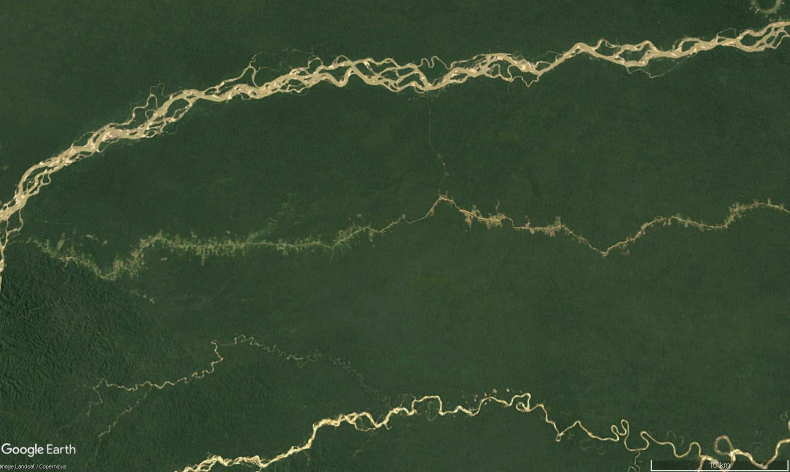
#> input picture imgs/1-1999.jpg, 1579 x 944 px, found by its file name (shown at 1/2 size)
$ jupyter execute comparar_SIFT_CNN.ipynb
#> lines starting #> are read from the running program, lines starting #| are printed output that depends on the picture; after the words box and inside, x2 and y2 are one past the last pixel; in counts of white or black regions, pixels touching at a corner belong together
[cell 1]
import cv2
import numpy as np

[cell 2]
#importar las imágenes
img1 = cv2.imread("deforestacion/imgs/1-1999.jpg")
#> img1 is the input picture: shape (944, 1579, 3); mean B, G, R 48.5, 72.8, 54.5
img2 = cv2.imread("deforestacion/imgs/1-2016.jpg")
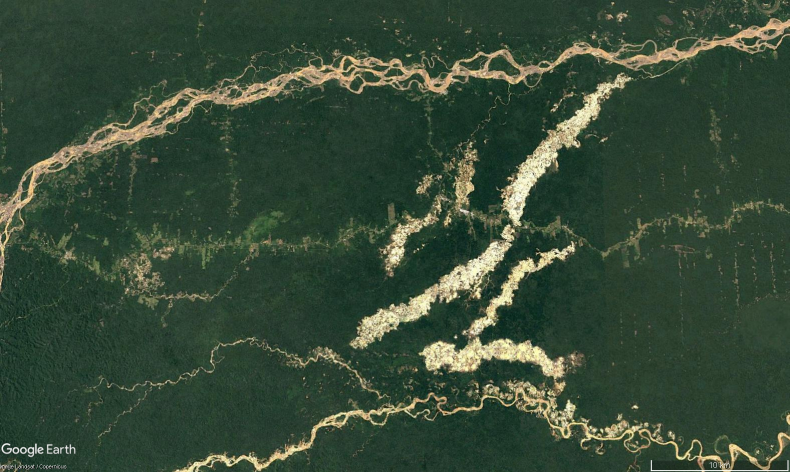
#> input picture imgs/1-2016.jpg, 1579 x 944 px, found by its file name (shown at 1/2 size)
#> img2 is the input picture: shape (944, 1579, 3); mean B, G, R 55.4, 74.3, 55.3

img3 = cv2.imread("deforestacion/imgs/1-1999.jpg")
img4 = cv2.imread("deforestacion/imgs/1-2016.jpg")

[cell 3]
#Convertir la imagen a HSV:
hsv1 = cv2.cvtColor(img1, cv2.COLOR_BGR2HSV)
#> hsv1: shape (944, 1579, 3); mean H, S, V 54.1, 87.2, 73.1
hsv2 = cv2.cvtColor(img2, cv2.COLOR_BGR2HSV)
#> hsv2: shape (944, 1579, 3); mean H, S, V 62.6, 94.6, 75.5

[cell 4]
#Establecemos el rango mínimo y máximo de HSV:
verde_bajos = np.array([35,0,0])
verde_altos = np.array([85, 255, 255])

[cell 5]
#Detectamos los píxeles que estén dentro del rango
#que hemos establecido:
mask1 = cv2.inRange(hsv1, verde_bajos, verde_altos)
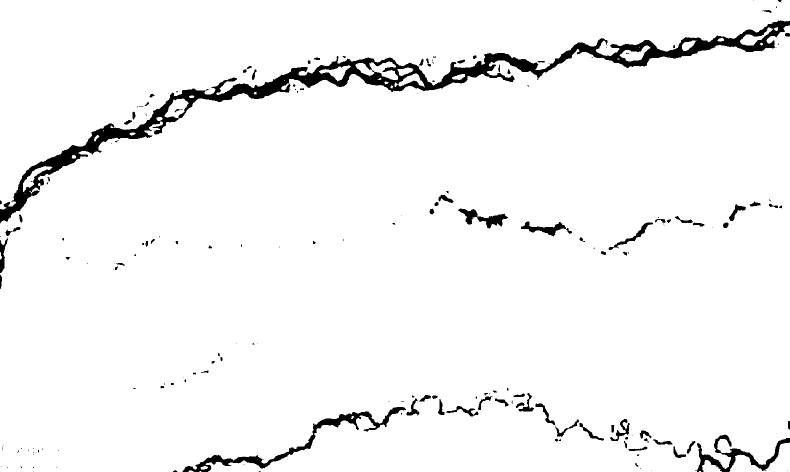
#> mask1: shape (944, 1579) (shown at 1/2 size); 96% white; 189 black regions (98 under 20 px), largest, box (x1, y1, x2, y2) and area: (0, 41, 1579, 447) 38846, (365, 814, 812, 944) 5503, (1390, 869, 1579, 944) 3250
mask2 = cv2.inRange(hsv2, verde_bajos, verde_altos)
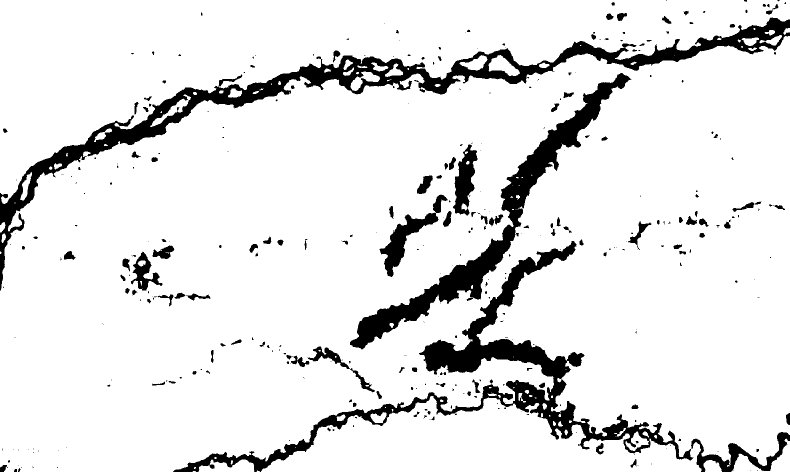
#> mask2: shape (944, 1579) (shown at 1/2 size); 89.6% white; 373 black regions (230 under 20 px), largest, box (x1, y1, x2, y2) and area: (0, 35, 1579, 582) 51402, (346, 482, 1387, 944) 43582, (700, 146, 1263, 699) 30126

[cell 6]
#Creamos un kernel:
kernel1 = np.ones((6,6),np.uint8) #Matriz de 6x6 llena de '1'
kernel2 = np.ones((6,6),np.uint8) #Matriz de 6x6 llena de '1'

[cell 7]
#Eliminamos el ruido con un CLOSE seguido de un OPEN:
mask1 = cv2.morphologyEx(mask1, cv2.MORPH_CLOSE, kernel1)
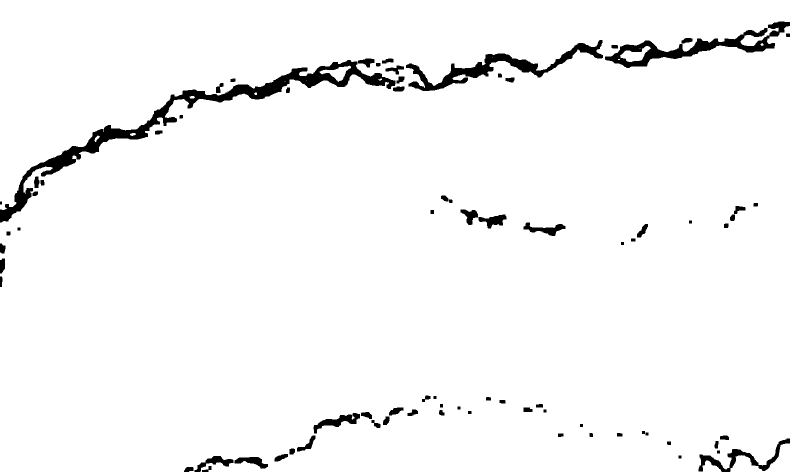
#> mask1: shape (944, 1579) (shown at 1/2 size); 96.7% white; 78 black regions, largest, box (x1, y1, x2, y2) and area: (0, 120, 791, 445) 18552, (1210, 43, 1579, 136) 7720, (812, 80, 1206, 182) 7611
mask1 = cv2.morphologyEx(mask1, cv2.MORPH_OPEN, kernel1)
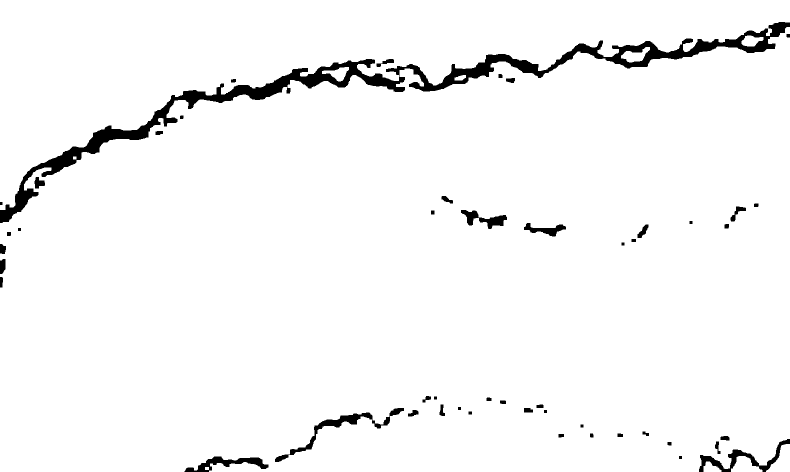
#> mask1: shape (944, 1579) (shown at 1/2 size); 96.6% white; 49 black regions, largest, box (x1, y1, x2, y2) and area: (0, 44, 1579, 446) 36544, (550, 816, 808, 924) 2947, (1398, 878, 1579, 944) 2534

mask2 = cv2.morphologyEx(mask2, cv2.MORPH_CLOSE, kernel2)
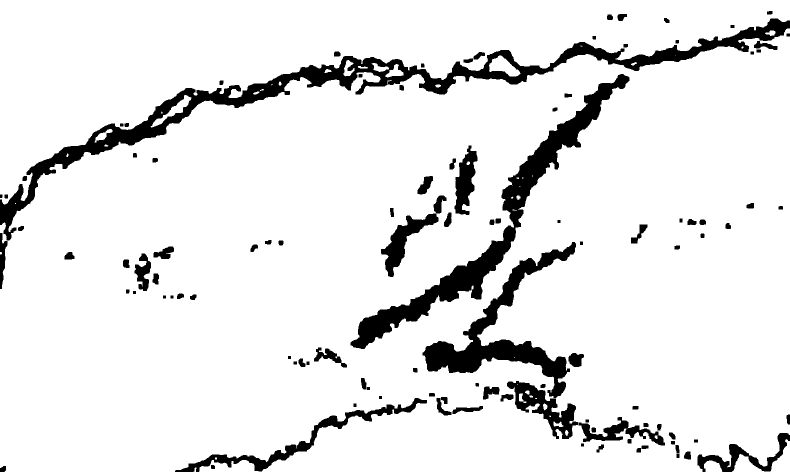
#> mask2: shape (944, 1579) (shown at 1/2 size); 90.6% white; 108 black regions, largest, box (x1, y1, x2, y2) and area: (0, 37, 1579, 481) 46014, (701, 148, 1259, 698) 29638, (845, 484, 1152, 796) 20080
mask2 = cv2.morphologyEx(mask2, cv2.MORPH_OPEN, kernel2)
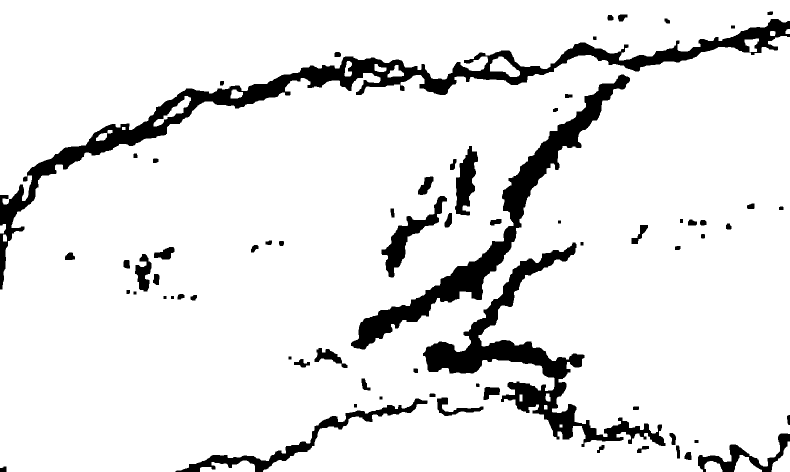
#> mask2: shape (944, 1579) (shown at 1/2 size); 90.3% white; 69 black regions, largest, box (x1, y1, x2, y2) and area: (0, 38, 1579, 579) 50485, (846, 485, 1331, 894) 31590, (702, 149, 1260, 699) 30031

[cell 8]
# [4 lines of commented-out code are left out]

[cell 9]
sift = cv2.xfeatures2d.SIFT_create()
kp_1, desc_1 = sift.detectAndCompute(mask1, None)
#> kp_1 = 733 keypoints; strongest (x, y, size): (1246, 488, 4.3), (39, 459, 4.3), (919, 817, 4.3), (1164, 852, 4.3)
kp_2, desc_2 = sift.detectAndCompute(mask2, None)
#> kp_2 = 1674 keypoints; strongest (x, y, size): (762, 796, 4.3), (1119, 444, 4.3), (580, 716, 4.3), (330, 595, 4.3)
#kp_1, desc_1 = sift.detectAndCompute(img3, None)
#kp_2, desc_2 = sift.detectAndCompute(img4, None)

[cell 10]
print("1ra imagen: " + str(len(kp_1)))
#| 1ra imagen: 733
print("2da imagen: " + str(len(kp_2)))
#| 2da imagen: 1674


#Colores
#4427
#10706

#Blanco y negro
#733
#1674

[cell 11]
index_params = dict(algorithm = 0, trees=5)
search_params = dict()
flann = cv2.FlannBasedMatcher(index_params, search_params)
matches = flann.knnMatch(desc_1, desc_2, k=2)
#> matches = 733 matches

#Ac[a hay muchos falsos positivos]
#print(len(matches))

[cell 12]
good_points = []
for m, n in matches:
    if m.distance < 0.6 * n.distance:
        good_points.append(m)
#> after the loop, good_points = 49 matches

num_coin = len(good_points)
#> num_coin = 49
por_coin = round(100 * num_coin / min(len(kp_1), len(kp_2)), 2)
#> por_coin = 6.68
print("Coincidencias: " + str(num_coin) +
      "\n --> " + str(por_coin) + "%")
#| Coincidencias: 49
#|  --> 6.68%

[cell 13]
#cv2.imshow("original", original)

[cell 14]
result = cv2.drawMatches(mask1, kp_1, mask2, kp_2, good_points, None)
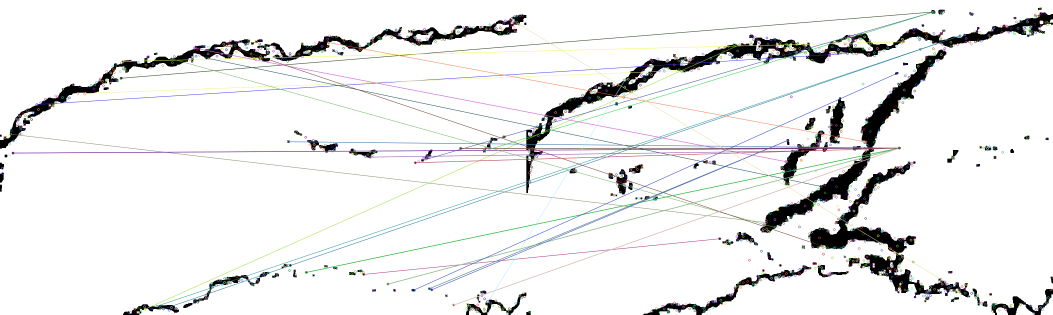
#> result: shape (944, 3158, 3) (shown at 1/3 size); mean of channels 0, 1, 2 235.6, 235.6, 235.3; drawn as B, G, R
#result = cv2.drawMatches(img3, kp_1, img4, kp_2, good_points, None)
cv2.imwrite("resultado.jpg", result)
cv2.imshow("result", cv2.resize(result, None, fx=0.5, fy=0.5))
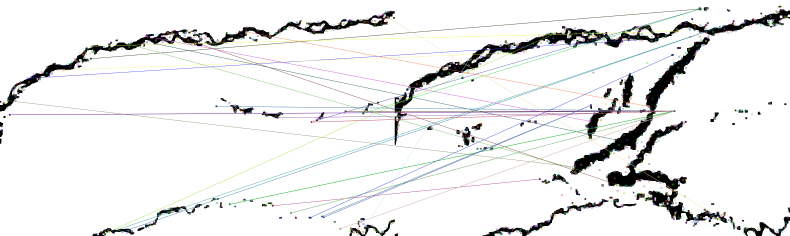
#> window 'result': shape (472, 1579, 3) (shown at 1/2 size); mean B, G, R 235.6, 235.6, 235.3
cv2.waitKey(0)
cv2.destroyAllWindows()
